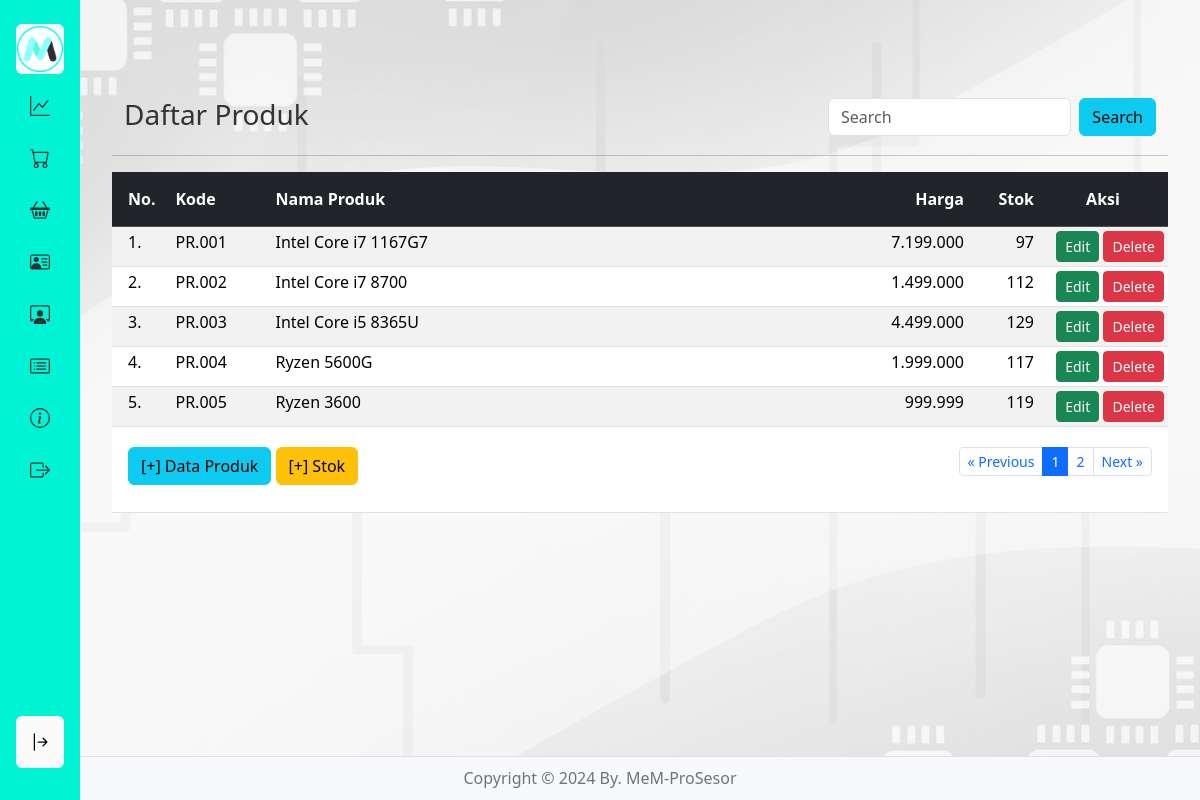
The app's page /produk (signed in) with its own data.
### tables this page shows
CREATE TABLE `produk` (
  `id_produk` int(11) NOT NULL,
  `kode_produk` varchar(15) DEFAULT NULL,
  `nama_produk` varchar(50) DEFAULT NULL,
  `harga` int(11) DEFAULT NULL,
  `stok` int(11) DEFAULT NULL
);

### produk/index.php (the view, shortened to what this page needs)
<?php
if (!isset($_SESSION['username']) && !isset($_SESSION['password'])) {
?>
	<meta http-equiv="refresh" content="0;url=../login.php">
<?php
} else {
?>
	<html>
	<!DOCTYPE html>
	<html lang="en">
	<head>
		<link rel="stylesheet" href="../bootstrap/css/bootstrap.min.css" />
		<link rel="stylesheet" href="../stylesides.css">
	</head>
	<body>
		<?php include "../sidebar.php" ?>
		<main>
			<br><br><br>
			<div class="container">
				<div class="row">
					<div class="col-sm-8">
						<h3>Daftar Produk</h3>
					</div>
					<div class="col-sm-4">
						<form class="d-flex" method="GET" action="">
							<input class="form-control me-2" type="text" placeholder="Search" name="np">
							<button class="btn btn-info" type="submit">Search</button>
						</form>
					</div>
				</div>
			</div>
			<hr>
			<table class="table table-hover table-striped table-sm">
				<thead class="table-dark text-white">
					<tr>
						<th class="p-3" width="55px">No.</th>
						<th class="py-3" width="100px">Kode</th>
						<th class="py-3">Nama Produk</th>
						<th class="py-3 text-end" width="100px">Harga</th>
						<th class="py-3 text-end" width="70px">Stok</th>
						<th class="py-3 text-center" width="130px">Aksi</th>
					</tr>
				</thead>
				<tbody>
					<?php
					include "../config.php";
					$batas = 5;
					$halaman = isset($_GET['halaman']) ? (int)$_GET['halaman'] : 1;
					$halaman_awal = ($halaman > 1) ? ($halaman * $batas) - $batas : 0;
					$previous = $halaman - 1;
					$next = $halaman + 1;
					if (isset($_GET['np'])) {
						$np = $_GET['np'];
						$sqldata = "select * from produk where nama_produk like '%$np%'";
					} else {
						$sqldata = "select * from produk";
					}
					$resdata = mysqli_query($koneksi, $sqldata);
					$jumlah_data = mysqli_num_rows($resdata);
					$total_halaman = ceil($jumlah_data / $batas);
					if (isset($_GET['np'])) {
						$np = $_GET['np'];
						$sql = "select * from produk where nama_produk like '%$np%' limit $halaman_awal, $batas";
					} else {
						$sql = "select * from produk limit $halaman_awal, $batas";
					}
					$result = mysqli_query($koneksi, $sql);
					$no = $halaman_awal + 1;
					while ($data = mysqli_fetch_array($result)) {
						$hp = number_format($data['harga'], 0, ",", ".");
						$kp = $data['kode_produk'];
						$stokawal = $data['stok'];
						$sqlst = "select * from detail_penjualan where kode_produk='$kp'";
						$resst = mysqli_query($koneksi, $sqlst);
						$jmlst = 0;
						while ($dtst = mysqli_fetch_array($resst)) {
							$jml = $dtst['jumlah'];
							$jmlst = $jmlst + $jml;
						}
						$sqltp = "select * from tambah_stok where kode_produk='$kp'";
						$restp = mysqli_query($koneksi, $sqltp);
						$jmltp = 0;
						while ($dttp = mysqli_fetch_array($restp)) {
							$jml = $dttp['jumlah'];
							$jmltp = $jmltp + $jml;
						}
						$stokakhir = $stokawal - $jmlst + $jmltp;
						$sp = number_format($stokakhir, 0, ",", ".");
						if ($stokakhir <= 0) {
							$st_akhir = "<span class='text-danger'><b>Habis</b></span>";
						} else {
							$st_akhir = $sp;
						}
					?>
						<tr>
							<td class="px-3"><?= $no ?>.</td>
							<td><?= $data['kode_produk'] ?></td>
							<td><?= $data['nama_produk'] ?></td>
							<td align="right"><?= $hp ?></td>
							<td align="right"><?= $st_akhir ?></td>
							<td align="right">
								<a href="" class="btn  btn-success btn-sm" data-bs-toggle="modal" data-bs-target="#modaledit<?= $data['id_produk'] ?>">Edit</a>
								<a class="btn  btn-danger btn-sm" href="delete.php?id=<?= $data['id_produk'] ?>" onclick="return confirm('Apakah Anda Yakin data produk <?= $data['nama_produk'] ?> akan dihapus ?')" class="hapus">Delete</a>
							</td>
						</tr>
					<?php
						$no++;
					}
					?>
				</tbody>
				<tfoot>
					<tr>
						<td colspan="6" class="text-center">
							<div class="container">
								<div class="row">
									<div class="col-4 text-start py-3">
										<button type="button" class="btn btn-info" data-bs-toggle="modal" data-bs-target="#myModal">[+] Data Produk</button>
										<button type="button" class="btn btn-warning" data-bs-toggle="modal" data-bs-target="#tambahstok">[+] Stok</button>
									</div>
									<div class="col-8 text-end py-3">
										<ul class="pagination justify-content-end pagination-sm">
											<li class="page-item"><a class="page-link" <?php if ($halaman > 1) {
																							echo "href='?halaman=$previous'";
																						} ?>>&laquo; Previous</a></li>
											<?php
											for ($x = 1; $x <= $total_halaman; $x++) {
												if ($x == $halaman) {
											?>
													<li class="page-item active"><a class="page-link" href="?halaman=<?php echo $x ?>"><?php echo $x; ?></a></li>
												<?php
												} else {
												?>
													<li class="page-item"><a class="page-link" href="?halaman=<?php echo $x ?>"><?php echo $x; ?></a></li>
											<?php
												}
											}
											?>
											<li class="page-item"><a class="page-link" <?php if ($halaman < $total_halaman) {
																							echo "href='?halaman=$next'";
																						} ?>>Next &raquo;</a></li>
										</ul>
									</div>
								</div>
							</div>
						</td>
					</tr>
				</tfoot>
			</table>
		</main>
		<?php include "../footer.php" ?>
	</body>
	</html>
<?php } ?>

### sidebar.php (shortened to what this page needs)
<aside class="fixed-top">
	<nav>
		<ul>
			<li>
				<a href="../dashboard" class="navbar-brand active justify-content-center">
					<img src="../icons/logo.png" style="width: 50px;">
				</a>
			</li>
			<li>
				<a href="../dashboard">
					<img src="../icons/graph-ups2.svg"><span> Dashboard</span>
				</a>
			</li>
			<li>
				<a href="../penjualan">
					<img src="../icons/carts2.svg"><span> Penjualan</span>
				</a>
			</li>
			<?php if ($_SESSION['level'] == "admin") { ?>
				<li>
					<a href="../produk">
						<img src="../icons/baskets.svg"><span> Produk</span>
					</a>
				</li>
				<li>
					<a href="../pelanggan">
						<img src="../icons/person-vcards2.svg"><span> Pelanggan</span>
					</a>
				</li>
				<li>
					<a href="../petugas">
						<img src="../icons/person-workspaces2.svg"><span> Petugas</span>
					</a>
				</li>
			<?php } ?>
			<li>
				<a href="../report">
					<img src="../icons/card-lists2.svg"><span> Laporan</span>
				</a>
			</li>
			<li>
				<a href="../about">
					<img src="../icons/info-circles2.svg"><span> Tentang</span>
				</a>
			</li>
			<li>
				<a href="../logout.php">
					<img src="../icons/box-arrow-rightss.svg"><span> Logout</span>
				</a>
			</li>
			<li>
				<a href="#" data-resize-btn class="active mb-3 py-3">
					<img src="../icons/arrow-bar-right.svg"><span> Lebarkan</span>
				</a>
			</li>
		</ul>
	</nav>
</aside>

### footer.php
<footer class="container-fluid bg-light border-top text-secondary" style="bottom:0; position:fixed">
    <div class="container">
        <div class="col-12 py-2" style="text-align: center;">
            Copyright &copy; <?= date("Y") ?> By. MeM-ProSesor
        </div>
    </div>
</footer>

### stylesides.css (style rules this page uses)
* { margin: 0; padding: 0; box-sizing: border-box; }
body { --sb-width: 5rem; font-family: system-ui, sans-serif; font-size: 16px; line-height: 1.7; color: #333; background-color: #ffffff; background-image: url("img/bg-no-logo.png"); background-blend-mode: luminosity; }
aside { position: fixed; inset: 0 auto 0 0; padding: 1rem; width: var(--sb-width); background-color: rgb(0, 243, 211); transition: width 0.5s ease-in-out; }
nav { height: 100%; }
nav ul { list-style: none; list-style-type: none; margin: 0; padding: 0; height: 100%; display: flex; flex-flow: column; gap: 0.25rem; }
nav li:last-child { margin-top: auto; }
nav a { display: flex; align-items: center; gap: 0.625rem; padding: 0.625rem 0.875rem; margin-top: 0.5rem; font-size: 1.25rem; line-height: 1; color: #000000; text-decoration: none; border-radius: 0.375rem; transition: background-color 0.5s ease-in-out, color 0.5s ease-in-out; }
nav a.active, nav a:hover, nav a:focus-visible { outline: none; color: #43d7eb; background-color: #fafafa; }
main { margin-left: 5rem; padding: 1rem 2rem; transition: margin-left 0.5s ease-in-out; }
@media (min-width: 768px) { main { margin-left: var(--sb-width); } }

### records on screen
produk: kode_produk "PR.001", nama_produk "Intel Core i7 1167G7", harga "7.199.000", stok "97"
produk: kode_produk "PR.002", nama_produk "Intel Core i7 8700", harga "1.499.000", stok "112"
produk: kode_produk "PR.003", nama_produk "Intel Core i5 8365U", harga "4.499.000", stok "129"
produk: kode_produk "PR.004", nama_produk "Ryzen 5600G", harga "1.999.000", stok "117"
produk: kode_produk "PR.005", nama_produk "Ryzen 3600", harga "999.999", stok "119"
